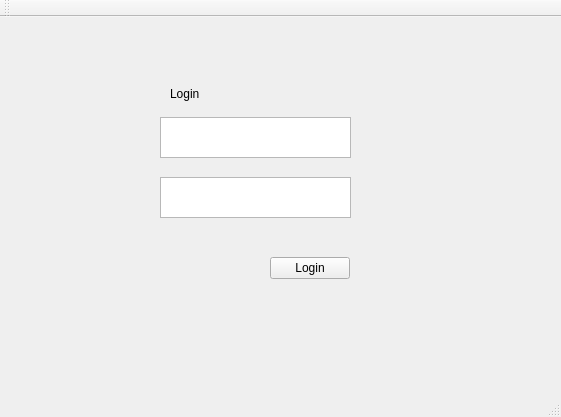
<?xml version="1.0" encoding="UTF-8"?>
<ui version="4.0">
 <class>MainWindow</class>
 <widget class="QMainWindow" name="MainWindow">
  <property name="geometry">
   <rect>
    <x>0</x>
    <y>0</y>
    <width>561</width>
    <height>417</height>
   </rect>
  </property>
  <property name="windowTitle">
   <string>MainWindow</string>
  </property>
  <widget class="QWidget" name="centralWidget">
   <widget class="QLabel" name="label">
    <property name="geometry">
     <rect>
      <x>170</x>
      <y>70</y>
      <width>59</width>
      <height>14</height>
     </rect>
    </property>
    <property name="text">
     <string>Login</string>
    </property>
   </widget>
   <widget class="QTextEdit" name="teUsername">
    <property name="geometry">
     <rect>
      <x>160</x>
      <y>100</y>
      <width>191</width>
      <height>41</height>
     </rect>
    </property>
   </widget>
   <widget class="QTextEdit" name="tePassword">
    <property name="geometry">
     <rect>
      <x>160</x>
      <y>160</y>
      <width>191</width>
      <height>41</height>
     </rect>
    </property>
   </widget>
   <widget class="QPushButton" name="btnLogin">
    <property name="geometry">
     <rect>
      <x>270</x>
      <y>240</y>
      <width>80</width>
      <height>22</height>
     </rect>
    </property>
    <property name="text">
     <string>Login</string>
    </property>
   </widget>
  </widget>
  <widget class="QMenuBar" name="menuBar">
   <property name="geometry">
    <rect>
     <x>0</x>
     <y>0</y>
     <width>561</width>
     <height>19</height>
    </rect>
   </property>
  </widget>
  <widget class="QToolBar" name="mainToolBar">
   <attribute name="toolBarArea">
    <enum>TopToolBarArea</enum>
   </attribute>
   <attribute name="toolBarBreak">
    <bool>false</bool>
   </attribute>
  </widget>
  <widget class="QStatusBar" name="statusBar"/>
 </widget>
 <layoutdefault spacing="6" margin="11"/>
 <resources/>
 <connections/>
</ui>
